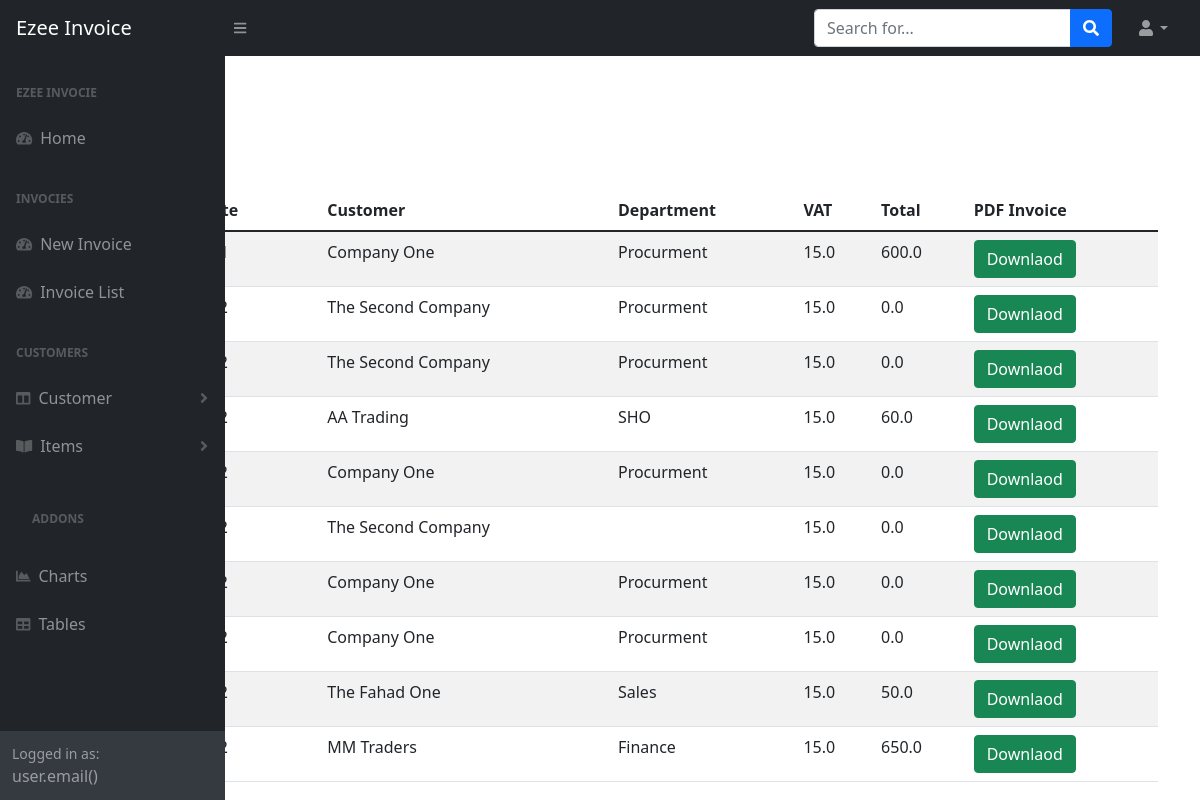
Page /Invoices/ on the earlier database version.
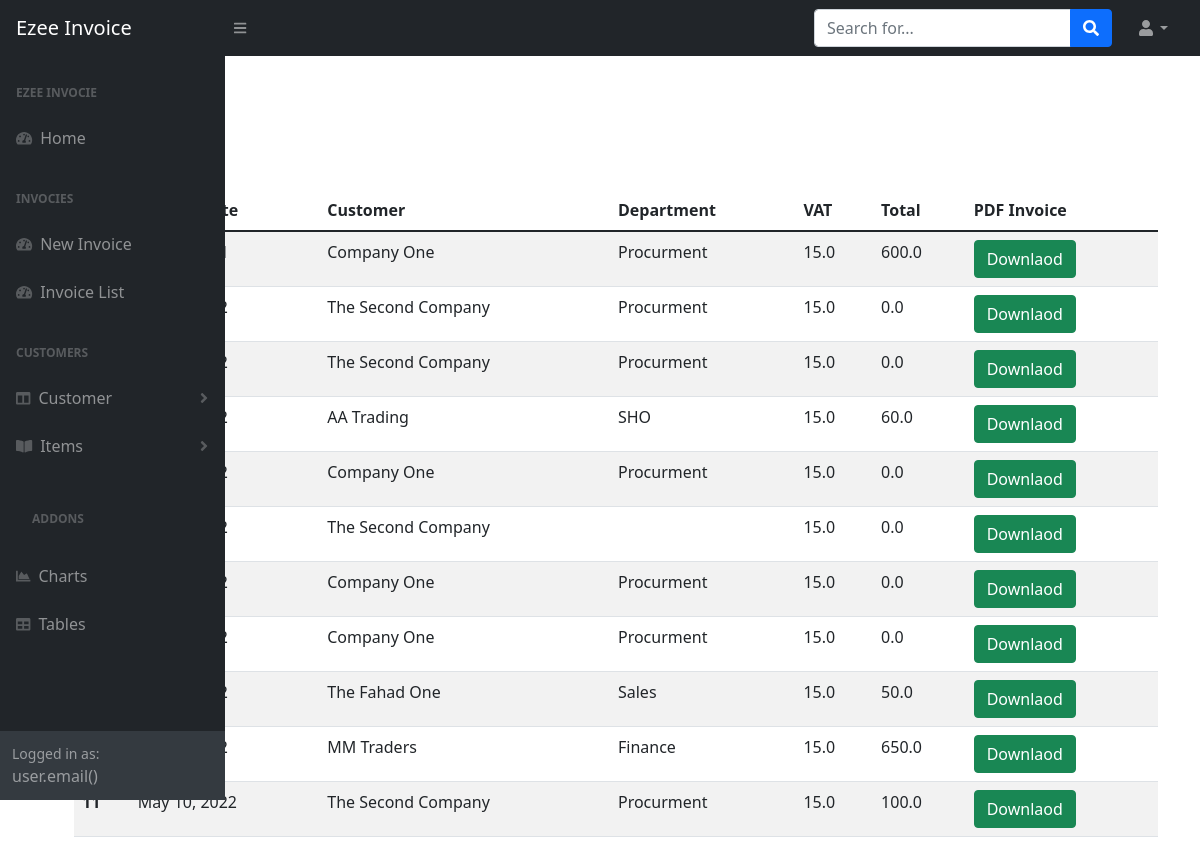
Same page on the later database version.
### purchase/models.py (models this page shows, shortened)
class invoice(models.Model):
    invoice_Date = models.DateField(auto_now=True)
    department = models.CharField(max_length=80 , help_text='Finance')
    cusotmer_name =models.ForeignKey('customers', on_delete=models.CASCADE)
    total_Ammount = models.FloatField('Total', default=0)
    vat = models.FloatField('Vat Percentage %', default=15)
    total_Vat = models.FloatField('Vat Ammount', default=0)
    terms = models.CharField('Terms of Payment',max_length=300, blank=True)
    comments = models.CharField('Comments',max_length=300, blank=True)

class customers(models.Model):
    cusotmer_name = models.CharField(max_length=120, help_text='Fortune Makers')
    address = models.CharField(max_length=120, help_text='106 Ar Riyadh Aveneu')
    supplier_Terms = models.CharField(max_length=200)
    supplier_Contac_Name = models.CharField(max_length=200)
    mobile_no = models.IntegerField(help_text="0505050505", default=123)
    land_Line = models.IntegerField(help_text="096611-2335464", default=123)
    def __str__(self):
        return self.cusotmer_name

### purchase/views.py (the view)
# urls.py: path('Invoices/', itemInvocieDesicription.as_view()),
class itemInvocieDesicription(ListView):
    model = invoice

### purchase/templates/purchase/invoice_list.html
{% extends 'purchase/base.html' %}
{% block content %}
<h2>Invoices</h2>
<ul>
  <table class="table table-striped">
    <thead>
      <tr>
        <th scope="col">#</th>
        <th scope="col">Invoice Date</th>
        <th scope="col">Customer</th>
        <th scope="col">Department</th>
        <th scope="col">VAT </th>
        <th scope="col">Total </th>
        <th scope="col">PDF Invoice </th>
      </tr>
    </thead>
    <tbody>
    {% for invoice in object_list %}
    <tr>
    <th scope="row">{{ invoice.id }}</th>
    <td>{{ invoice.invoice_Date }}</td>
    <td>{{ invoice.cusotmer_name }}</td>
    <td>{{ invoice.department }}</td>
    <td>{{ invoice.vat }}</td>
    <td>{{ invoice.total_Ammount }}</td>
    <td><a class="btn btn-success" href="/pdf/" role="button">Downlaod</a></td>
      </tr>
    {% endfor %}
</tbody>
</table>
</ul>
{% endblock %}

Differences in the rows shown:
added invoice: id "11", invoice_Date "May 10, 2022", cusotmer_name "The Second Company", department "Procurment", vat "15.0", total_Ammount "100.0"
